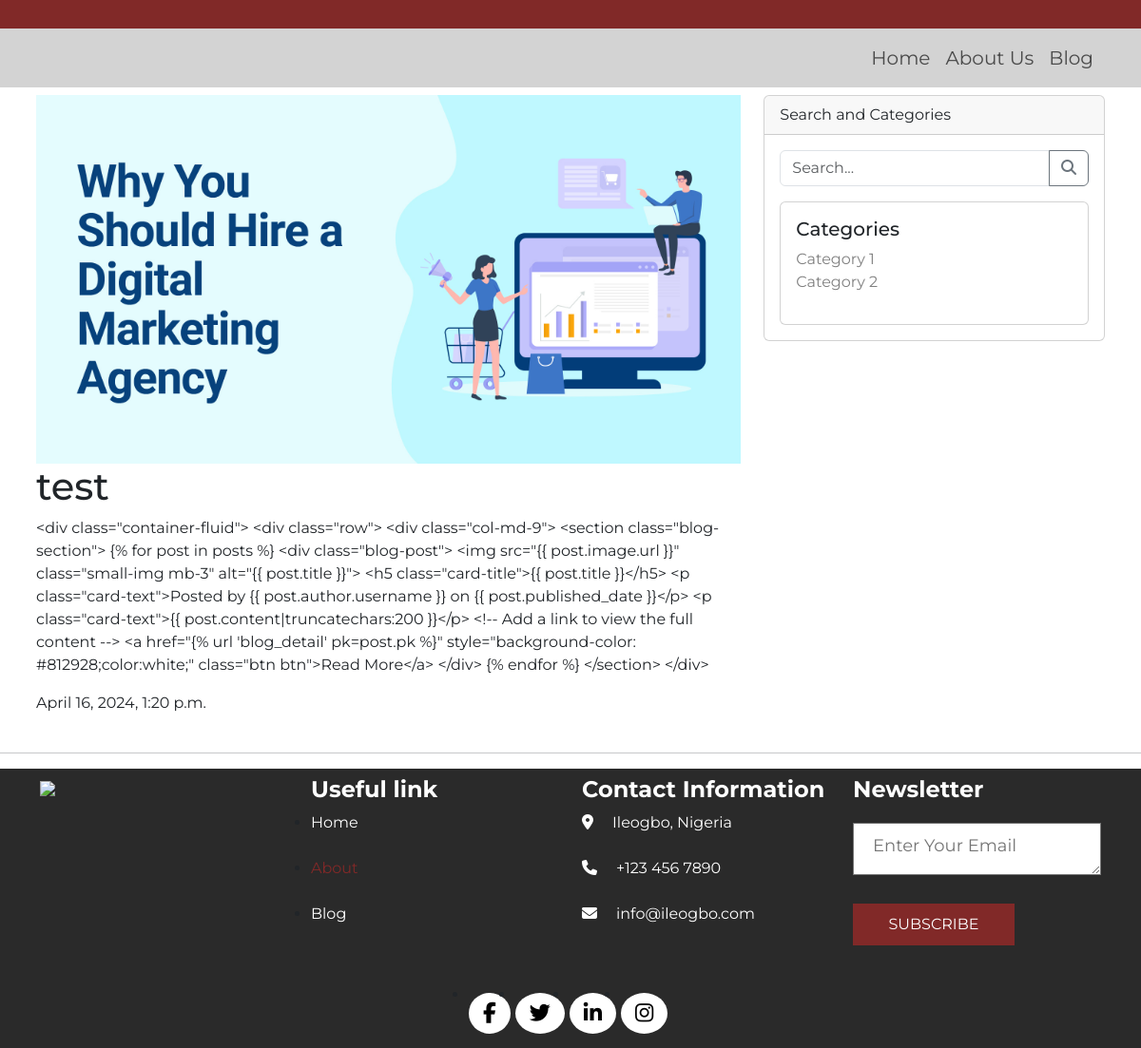
Screenshot of /3/ with the database file from the repository.
### app/models.py (models this page shows, shortened)
class BlogPost(models.Model):
    title = models.CharField(max_length=100)
    content = models.TextField()
    image = models.ImageField(upload_to='uploads')
    published_date = models.DateTimeField(auto_now_add=True)
    author = models.ForeignKey(User, on_delete=models.CASCADE)

### app/views.py (the view)
# urls.py: path('<int:pk>/', views.blog_detail, name='blog_detail'),
def blog_detail(request, pk):
    post = get_object_or_404(BlogPost, pk=pk)
    return render(request, 'blog_detail.html', {'post': post})

### app/templates/blog_detail.html (shortened to what this page needs)
{% load static %}
<!DOCTYPE html>
<html lang="en">
<head>
    <link href="https://cdn.jsdelivr.net/npm/bootstrap@5.3.2/dist/css/bootstrap.min.css" rel="stylesheet">
    <link rel="stylesheet" href="{% static 'style.css' %}">
</head>
<body style="font-family: 'Montserrat', sans-serif;">
    <nav style="height: 30px;background-color: #812928;">
    </nav>
    <nav style="background-color: lightgray;" class="navbar navbar-expand-lg ">
        <div class="container">
          <div class="collapse navbar-collapse" id="navbarNav">
            <ul class="navbar-nav ml-auto">
              <li class="nav-item">
                <a style="font-size: 20px;" class="nav-link" href="{% url 'index' %}">Home</a>
              </li>
              <li class="nav-item">
                <a style="font-size: 20px;" class="nav-link" href="{% url 'about' %}">About Us</a>
              </li>
              <li class="nav-item">
                <a style="font-size: 20px;" class="nav-link" href="{% url 'blog' %}">Blog</a>
              </li>
            </ul>
          </div>
        </div>
      </nav>
{% block content %}
<div class="container p-2">
  <div class="row">
    <div class="col-md-8">
      <img src="{{ post.image.url }}" class="img-fluid small-img" alt="{{ post.title }}">
      <h1>{{ post.title }}</h1>
      <p>{{ post.content }}</p>
      <p>{{ post.published_date }}</p>
    </div>
    <div class="col-md-4">
        <div class="sidebar">
            <div class="card mb-3">
                <div class="card-header">
                    Search and Categories
                </div>
                <div class="card-body">
                    <form class="search-form mb-3" action="{% url 'blog' %}" method="GET">
                        <div class="input-group">
                            <input type="text" class="form-control" placeholder="Search..." name="q">
                            <button class="btn btn-outline-secondary" type="submit"><i class="fas fa-search"></i></button>
                        </div>
                    </form>
                    <div class="category-dropdown">
                        <div class="card card-links">
                            <div class="card-body">
                                <h5 class="card-title">Categories</h5>
                                <ul class="list-unstyled">
                                    <li><a style="text-decoration: none;color: grey;" href="#">Category 1</a></li>
                                    <li><a style="text-decoration: none;color: grey;" href="#">Category 2</a></li>
                                </ul>
                            </div>
                        </div>
                    </div>
                </div>
            </div>
        </div>
    </div>
  </div>
</div>
{% endblock %}
<hr>
<div class="footer_section layout_padding p-2">
    <div class="container">
       <div style="font-family: 'Montserrat', sans-serif;" class="footer_section_2">
          <div class="row">
             <div  class="col-lg-3 col-sm-6">
                <img src="https://i.ibb.co/R2Wzryd/segunlogo.png"  width="200px">
             </div>
             <div class="col-lg-3 col-sm-6">
                <h2 class="useful_text">Useful link </h2>
                <div class="footer_menu">
                   <ul>
                      <li ><a href="{% url 'index' %}">Home</a></li>
                      <br>
                      <li class="active"><a href="{% url 'about' %}">About</a></li>
                      <br>
                      <li><a href="{% url 'blog' %}">Blog</a></li>
                   </ul>
                </div>
             </div>
             <div class="col-lg-3 col-sm-6">
                <h2 class="useful_text">Contact Information</h2>
                <div class="location_text"><a href="#"><i class="fa fa-map-marker" aria-hidden="true"></i><span class="padding_left_15">Ileogbo, Nigeria</span></a></div>
                <br>
                <br>
                <div class="location_text"><a href="#"><i class="fa fa-phone" aria-hidden="true"></i><span class="padding_left_15">+123 456 7890</span></a></div>
                <br>
                <br>
                <div class="location_text"><a href="#"><i class="fa fa-envelope" aria-hidden="true"></i><span class="padding_left_15">info@ileogbo.com</span></a></div>
             </div>
             <div class="col-lg-3 col-sm-6">
                <h2 class="useful_text">Newsletter</h2>
                <div class="form-group">
                   <textarea class="update_mail" placeholder="Enter Your Email" rows="5" id="comment" name="Enter Your Email"></textarea>
                   <div class="subscribe_bt"><a href="#">Subscribe</a></div>
                </div>
             </div>
          </div>
       </div>
       <div class="social_icon">
          <ul>
             <li><a href="#"><i class="fa fa-facebook" aria-hidden="true"></i></a></li>
             <li><a href="#"><i class="fa fa-twitter" aria-hidden="true"></i></a></li>
             <li><a href="#"><i class="fa fa-linkedin" aria-hidden="true"></i></a></li>
             <li><a href="#"><i class="fa fa-instagram" aria-hidden="true"></i></a></li>
          </ul>
       </div>
    </div>
 </div>
</body>
</html>

### static/style.css (style rules this page uses)
@media (min-width: 992px) { .navbar-nav { margin-left: auto; } }

### app/templates/blog_detail.html (style rules this page uses)
.small-img { max-width: 100%; height: auto; }
.sidebar { position: sticky; top: 20px; }
.footer_section { width: 100%; float: left; background-color: #2a2a2a; height: auto; padding-bottom: 50px; }
.footer_section_2 { width: 100%; float: left; }
.useful_text { width: 100%; font-size: 24px; color: #ffffff; font-weight: bold; }
.location_text { width: 100%; float: left; }
.location_text a { width: 100%; float: left; color: #ffffff; font-size: 16px; text-decoration: none; }
span.padding_left_15 { padding-left: 20px; }
.footer_menu { width: 100%; float: left; }
.footer_menu ul { margin: 0px; padding: 0px; }
.footer_menu li a { font-size: 16px; color: #ffffff; text-decoration: none; }
.footer_menu li.active a { color: #812928; }
.social_icon { width: 100%; display: inline-block; text-align: center; margin-top: 40px; }
.social_icon ul { margin: 0px; padding: 0px; display: inline-block; }
.social_icon li { float: left; }
.social_icon li a { float: left; padding: 5px 15px; background-color: #ffffff; color: #000; border-radius: 100%; font-size: 22px; margin-right: 5px; text-align: center; margin-top: 10px; }
.update_mail { color: #918f8f; width: 100%; height: 55px; font-size: 18px; padding: 10px 20px 0px 20px; background-color: #ffffff; margin: 0 auto; justify-content: center; align-items: center; display: block; margin-top: 20px; }
.subscribe_bt { width: 170px; float: left; padding-top: 30px; }
.subscribe_bt a { width: 100%; float: left; color: #ffffff; font-size: 16px; padding: 10px 0px; background-color: #812928; text-transform: uppercase; text-align: center; text-decoration: none; }

### rows the page displays
BlogPost: image (picture), title "test", content "<div class=\"container-fluid\"> <div class=\"row\"> <div class=\"col-md-9\"> <section class=\"blog-section\"> {% for post in posts %} <div class=\"blog-post\"> <img src=\"{{ post.image.url }}\" class=\"small-img mb-3\" alt=\"{{ post.title }}\"> <h5 class=\"card-title\">{{ post.title }}</h5> <p class=\"card-text\">Posted by {{ post.author.username }} on {{ post.published_date }}</p> <p class=\"card-text\">{{ post.content|truncatechars:200 }}</p> <!-- Add a link to view the full content --> <a href=\"{% url 'blog_detail' pk=post.pk %}\" style=\"background-color: #812928;color:white;\" class=\"btn btn\">Read More</a> </div> {% endfor %} </section> </div>", published_date "April 16, 2024, 1:20 p.m."
